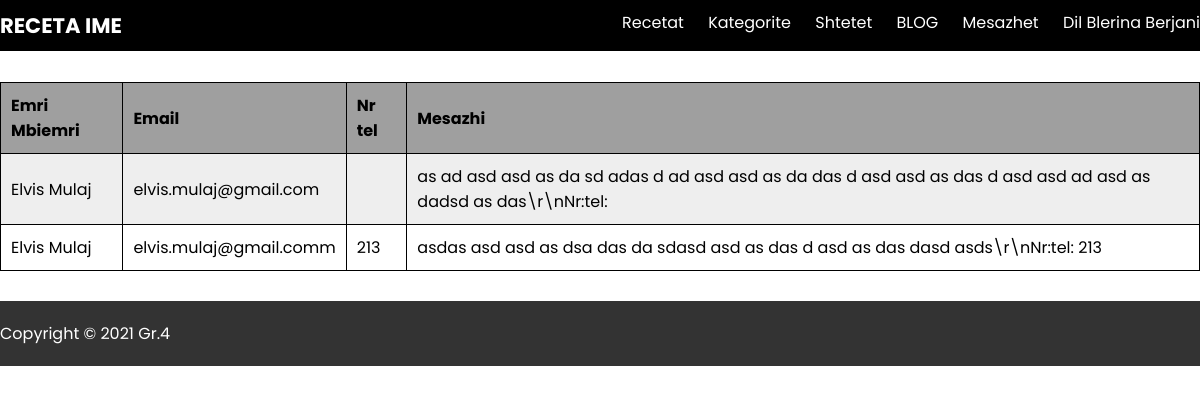
Screenshot of /admin.php?template=mesazhet (signed in) with the database file from the repository.
### tables this page shows
CREATE TABLE `kontakt` (
  `id` int(11) NOT NULL,
  `emri_mbiemri` varchar(120) NOT NULL,
  `email` varchar(120) NOT NULL,
  `nr_tel` varchar(60) DEFAULT NULL,
  `mesazhi` text DEFAULT NULL
);

### admin.php (called while the page is built, shortened)
<?php
	require __dir__ . '/classes/controller.php';
	require __dir__ . '/classes/admincontroller.php';
	$admincontroller = new admincontroller();
	$admincontroller->template();
?>

### classes/controller.php (called while the page is built, shortened)
<?php
	class controller{
		function __construct(){
			$this->db = new PDO('mysql:host=localhost;dbname=receta','root','');
		}
	}
?>

### views/admin/mesazhet.php (the view, shortened to what this page needs)
<?php
	global $admincontroller;
	$mesazhet = $admincontroller->getMesazhet();
?>
<div class="mid-grid">
	<table>
		<tr>
			<th>Emri Mbiemri</th>
			<th>Email</th>
			<th>Nr tel</th>
			<th>Mesazhi</th>
		</tr>
		<?php foreach($mesazhet as $mesazhi): ?>
			<tr>
				<td><?php echo $mesazhi['emri_mbiemri']; ?></td>
				<td><?php echo $mesazhi['email']; ?></td>
				<td><?php echo $mesazhi['nr_tel']; ?></td>
				<td><?php echo $mesazhi['mesazhi']; ?></td>
			</tr>
		<?php endforeach; ?>
	</table>
</div>

### public/images/css/style.css (style rules this page uses)
* { padding:0px; margin:0px; box-sizing: border-box; }
body { font-family: 'Poppins', sans-serif; }
.mid-grid { width: 1200px; margin:0 auto; z-index: 9; }

### views/global/admin-header.php (style rules this page uses)
body { padding-top: 82px; }

### views/admin/mesazhet.php (style rules this page uses)
table { width:100%; margin-bottom: 30px; }
table, th, td { border: 1px solid black; border-collapse: collapse; }
th, td { padding: 10px; text-align: left; }
table tr:nth-child(even) { background-color: #eee; }
table tr:nth-child(odd) { background-color: #fff; }
table th { background-color: #9f9f9f; color: #000; }

### rows the page displays
kontakt: emri_mbiemri "Elvis Mulaj", email "elvis.mulaj@gmail.com", mesazhi "as ad asd asd as da sd adas d ad asd asd as da das d asd asd as das d asd asd ad asd as dadsd as das\\r\\nNr:tel:"
kontakt: emri_mbiemri "Elvis Mulaj", email "elvis.mulaj@gmail.comm", nr_tel "213", mesazhi "asdas asd asd as dsa das da sdasd asd as das d asd as das dasd asds\\r\\nNr:tel: 213"

### other values shown
$_SESSION['fullname'] "Blerina Berjani"
